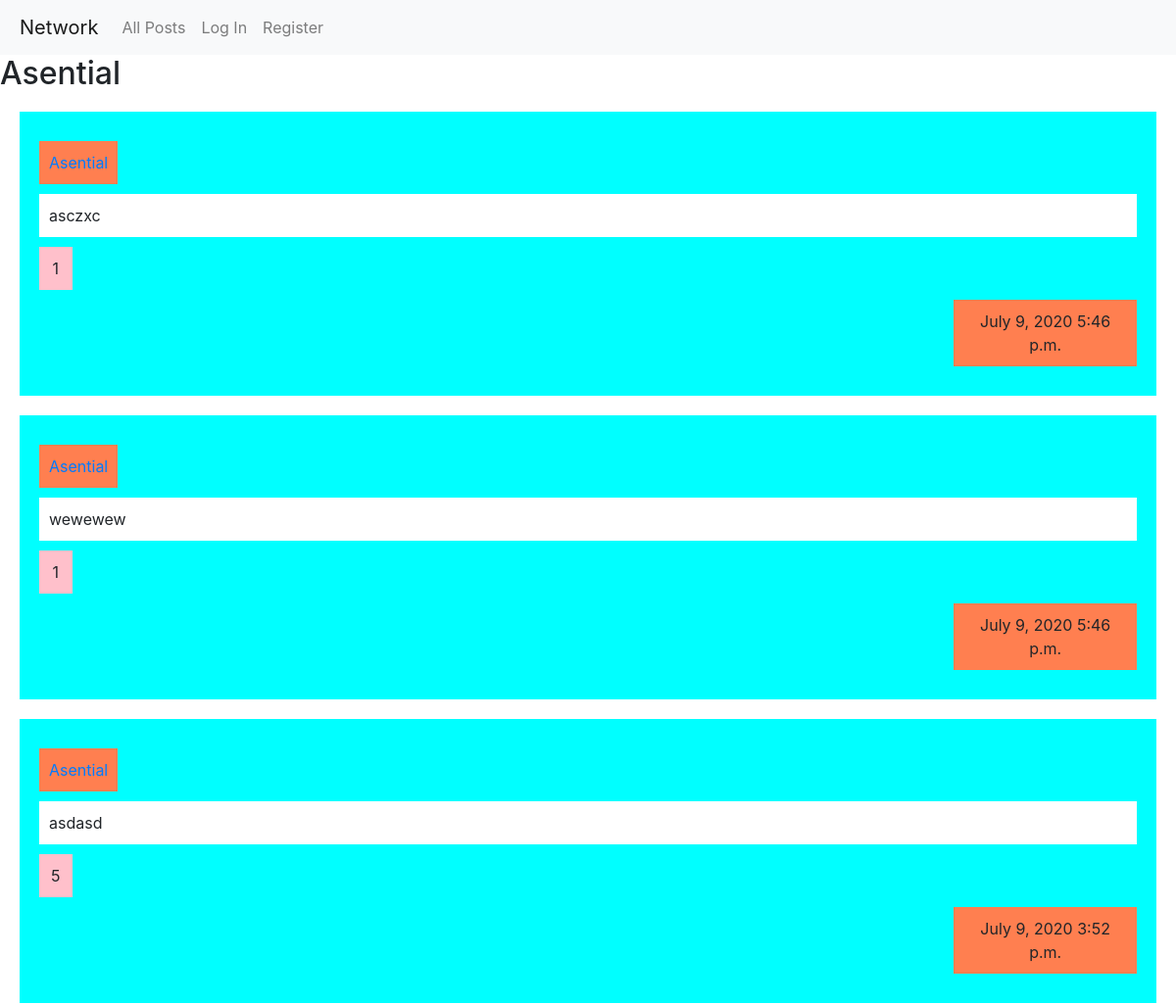
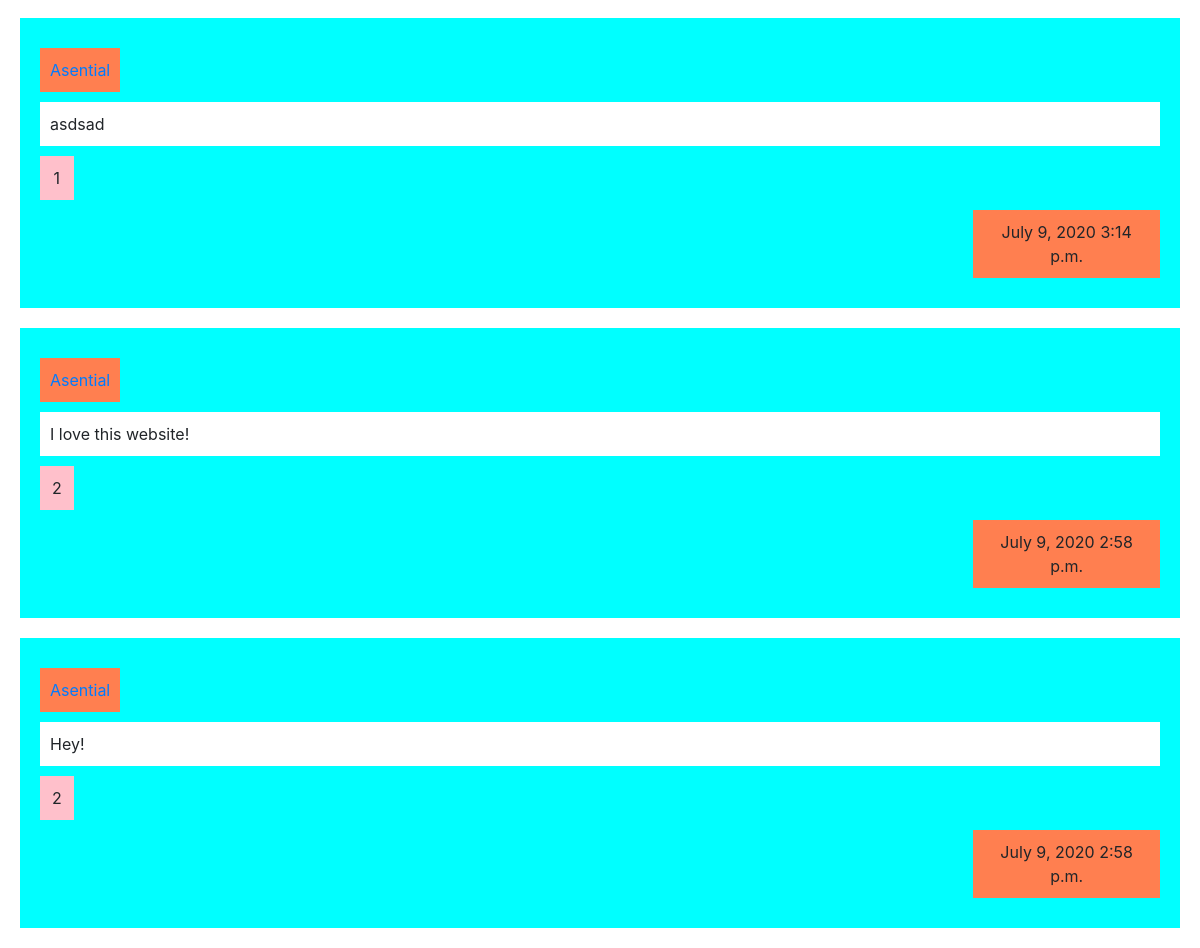
Before: /profile/Asential with the older database file (2 pictures, top to bottom).
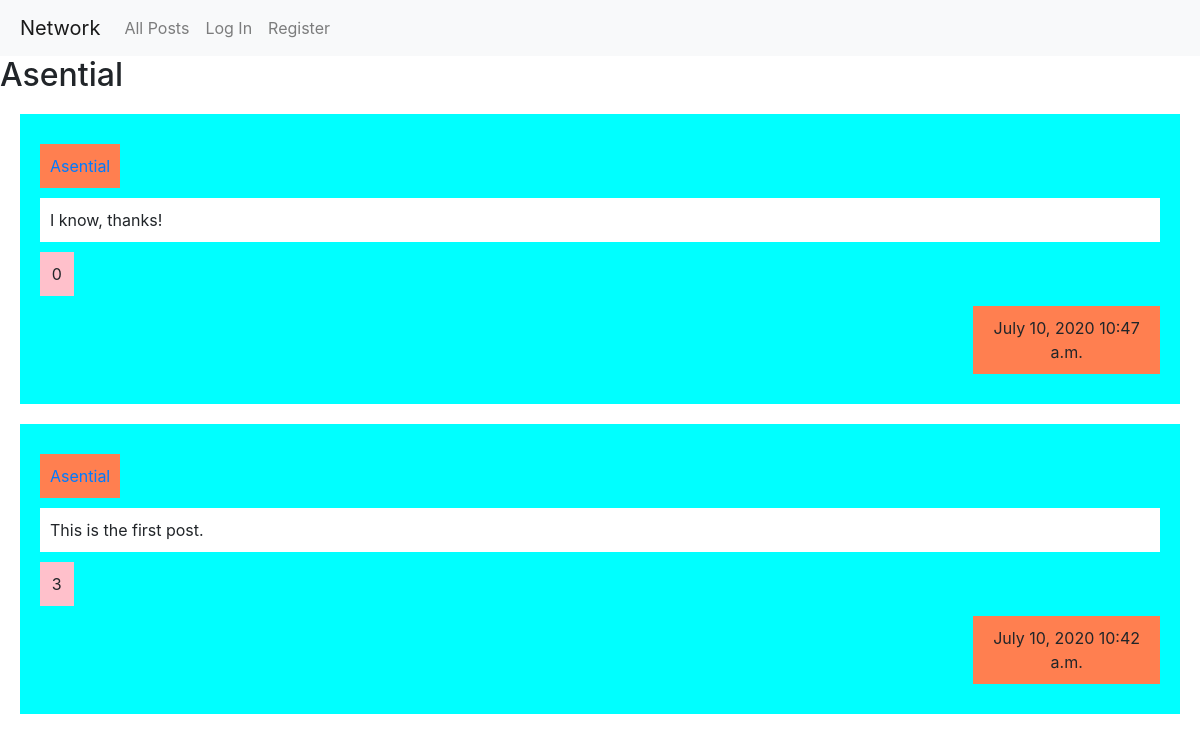
After: the same page with the newer database file.
### network/models.py (models this page shows, shortened)
class User(AbstractUser):
    pass

class Post(models.Model):
    user = models.ForeignKey(User, on_delete=models.CASCADE)
    content = models.TextField(max_length=400)
    likes = models.IntegerField(default=0)
    date = models.DateField(auto_now=False, auto_now_add=True)
    time = models.TimeField(auto_now=False, auto_now_add=True)

### network/views.py (the view)
# urls.py: path("profile/<username>", views.profile, name="profile"),
def profile(request, username):
    user = User.objects.get(username = username)
    posts = Post.objects.all().filter(user = user.id).order_by('-id')
    if request.user.is_authenticated:
        follower = Follower.objects.get(name=user)
        followersCount = follower.followers.count()
        following = Follow.objects.get(name=user)
        followingCount = following.following.count()
        follow = Follow.objects.get(name=request.user)
        followed = follow.following.all()
        liked = Liked.objects.get(name=request.user)
        likedlist = liked.post.all().order_by('-id')
        return render(request, "network/profile.html", {
            "username": user,
            "posts": posts,
            "liked": likedlist,
            "followed": followed,
            "followersCount": followersCount,
            "followingCount": followingCount
        })
    else:
        return render(request, "network/profile.html", {
            "username": user,
            "posts": posts
        })

### network/templates/network/profile.html
{% extends "network/layout.html" %}
{% block body %}
{% if user.is_authenticated %}
    {% if request.user == username %}
        <h2> {{request.user}} </h2>
    {% else %}
        <h2> {{username}} </h2>
        {% if username in followed %}
            <button class="unfollow" name="{{username}}">Following!</button>
        {% else %}
            <button class="follow" name="{{username}}">Follow</button>
        {% endif %}
    {% endif %}
    <div>
        Followers: <div id="followersCount">{{followersCount}}</div>
    </div>
    <div>
        Following: <div id="followingCount">{{followingCount}}</div>
    </div>
    {% for post in posts %}
        {% if post in liked %}
            <div class="post">
                <div class="user"><a href="{% url 'profile' post.user %}">{{post.user}}</a></div>
                <div class="content">{{post.content}}</div>
                <button class="dislike" id="{{post.id}}">{{post.likes}}</button>
                <f class="row">
                    <div class="col-10"></div>
                    <div class="timestamp col-2">{{post.date}} {{post.time}}</div>
                </f>
            </div>
        {% else %}
            <div class="post">
                <div class="user"><a href="{% url 'profile' post.user %}">{{post.user}}</a></div>
                <div class="content">{{post.content}}</div>
                <button class="like" id="{{post.id}}">{{post.likes}}</button>
                <f class="row">
                    <div class="col-10"></div>
                    <div class="timestamp col-2">{{post.date}} {{post.time}}</div>
                </f>
            </div>
        {% endif %}
    {% endfor %}
{% else %}
    <h2> {{username}} </h2>
    {% for post in posts %}
        <div class="post">
            <div class="user"><a href="{% url 'profile' post.user %}">{{post.user}}</a></div>
            <div class="content">{{post.content}}</div>
            <div class="likes">{{post.likes}}</div>
            <f class="row">
                <div class="col-10"></div>
                <div class="timestamp col-2">{{post.date}} {{post.time}}</div>
            </f>
        </div>
    {% endfor %}
{% endif %}
{% endblock %}

Changed rows visible on the page:
removed Post: user "Asential", content "asczxc", likes "1", date "July 9, 2020", time "5:46 p.m."
removed Post: user "Asential", content "wewewew", likes "1", date "July 9, 2020", time "5:46 p.m."
removed Post: user "Asential", content "asdasd", likes "5", date "July 9, 2020", time "3:52 p.m."
removed Post: user "Asential", content "asdsad", likes "1", date "July 9, 2020", time "3:14 p.m."
removed Post: user "Asential", content "I love this website!", likes "2", date "July 9, 2020", time "2:58 p.m."
removed Post: user "Asential", content "Hey!", likes "2", date "July 9, 2020", time "2:58 p.m."
added Post: user "Asential", content "I know, thanks!", likes "0", date "July 10, 2020", time "10:47 a.m."
added Post: user "Asential", content "This is the first post.", likes "3", date "July 10, 2020", time "10:42 a.m."
